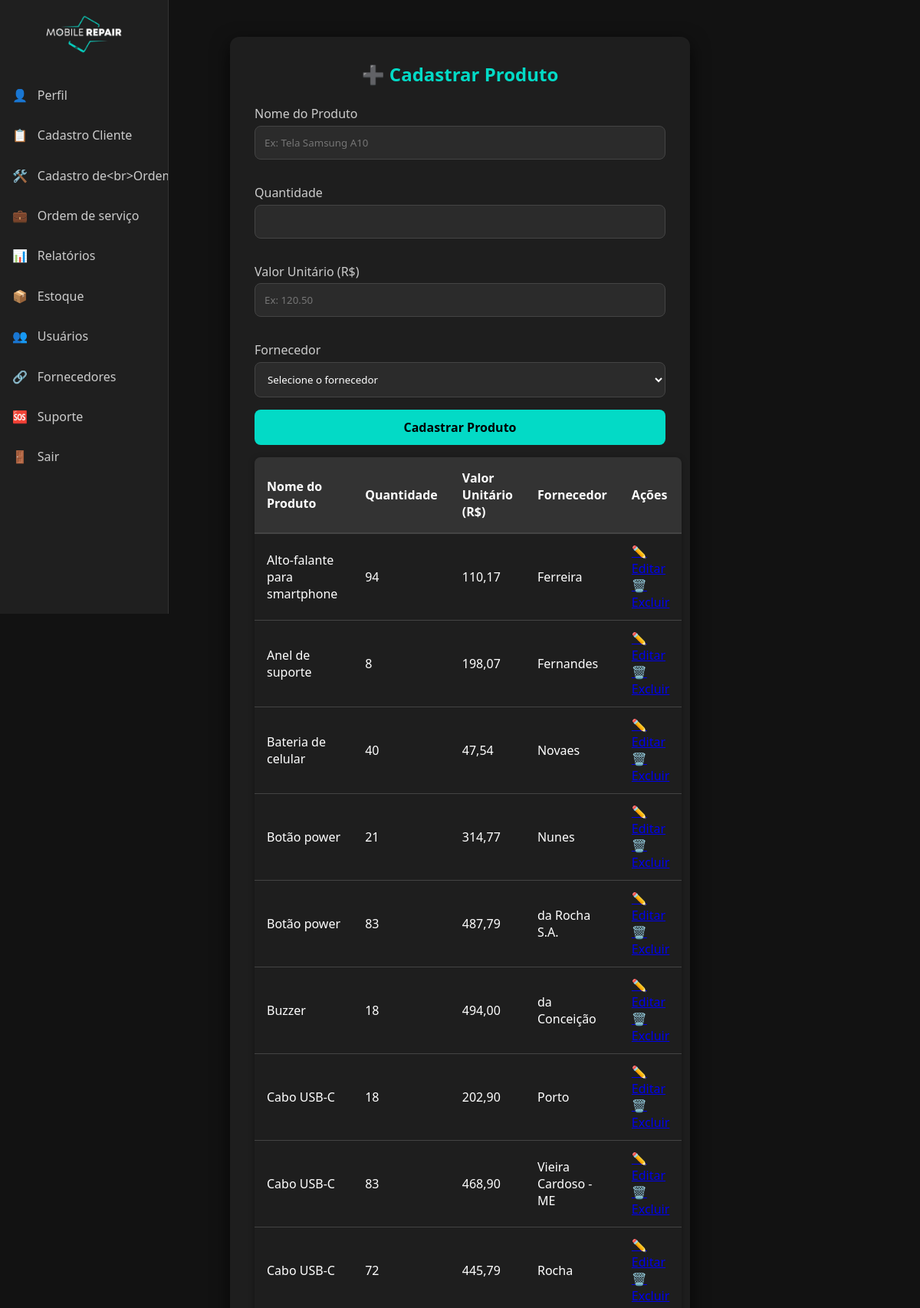
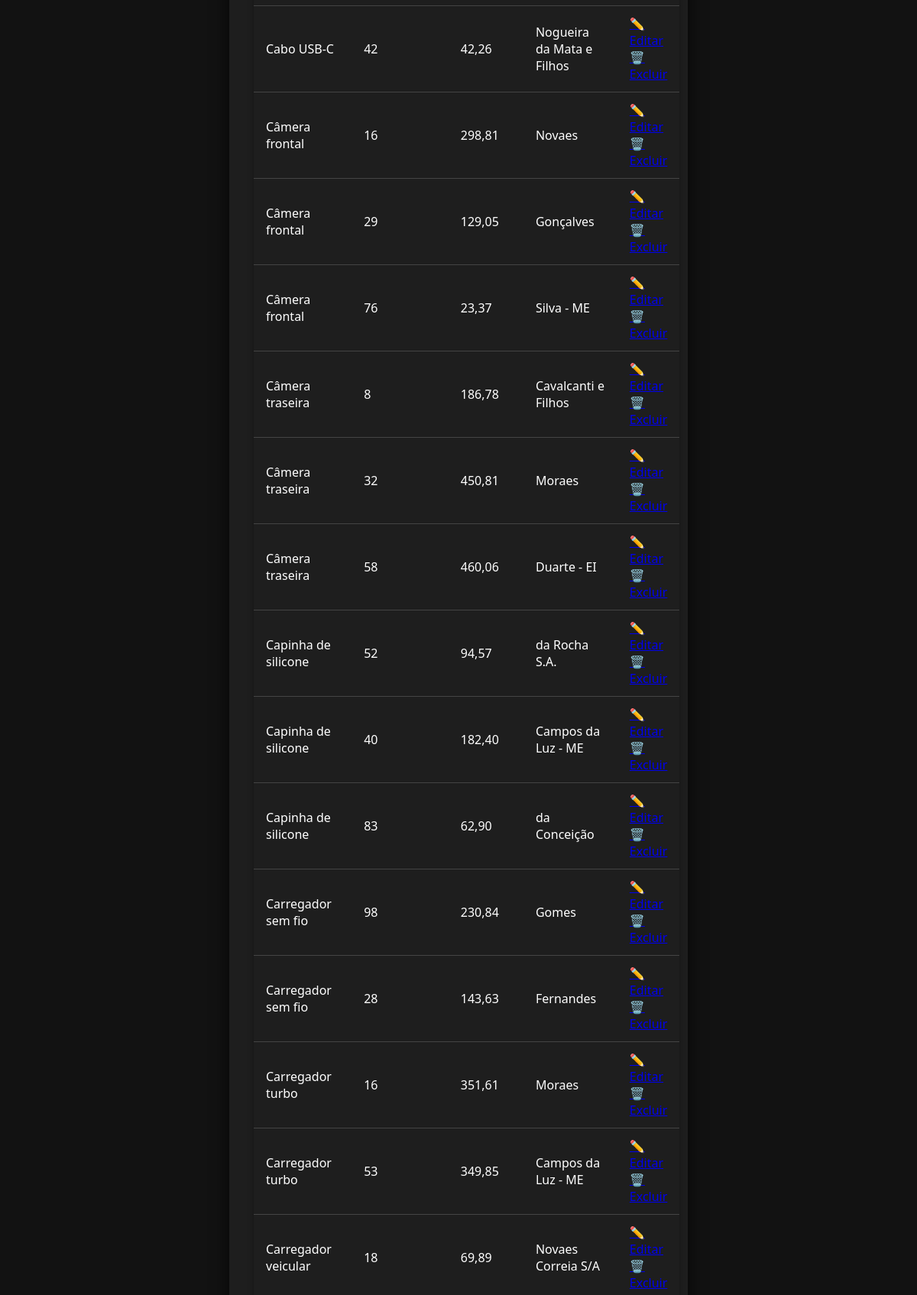
The app's page /estoque.php (signed in, upper part) with its own data (2 pictures, top to bottom).
### tables this page shows
CREATE TABLE `produto` (
  `id_produto` int(11) NOT NULL,
  `nome_produto` varchar(100) DEFAULT NULL,
  `valor` decimal(10,2) DEFAULT NULL,
  `idfornecedor` int(11) DEFAULT NULL,
  `idestoque` int(11) DEFAULT NULL
);

CREATE TABLE `estoque` (
  `id_estoque` int(11) NOT NULL AUTO_INCREMENT,
  `quantidade` int(11) DEFAULT NULL,
  PRIMARY KEY (`id_estoque`)
);

CREATE TABLE `fornecedor` (
  `id_fornecedor` int(11) NOT NULL,
  `nome_fornecedor` varchar(100) DEFAULT NULL,
  `telefone` varchar(20) DEFAULT NULL,
  `email` varchar(100) DEFAULT NULL
);

### estoque.php (the view, shortened to what this page needs)
<?php
require_once 'conexao.php';
$modoEdicao = false;
$editarProduto = null;
function buscarProdutos($pdo) {
    $sql = "SELECT p.id_produto, p.nome_produto, p.valor, f.nome_fornecedor, p.idfornecedor, e.quantidade, p.idestoque
            FROM produto p
            LEFT JOIN fornecedor f ON p.idfornecedor = f.id_fornecedor
            LEFT JOIN estoque e ON p.idestoque = e.id_estoque
            ORDER BY p.nome_produto";
    $stmt = $pdo->query($sql);
    return $stmt->fetchAll(PDO::FETCH_ASSOC);
}
$produtos = buscarProdutos($pdo);
$menus = [
    'Gerente' => [
        ['href' => 'dashboard.php', 'icon' => '👤', 'text' => 'Perfil'],
        ['href' => 'cadastro-cliente.php', 'icon' => '📋', 'text' => 'Cadastro Cliente'],
        ['href' => 'cadastro-ordem_serv.php', 'icon' => '🛠️', 'text' => 'Cadastro de<br>Ordem de Serviço'],
        ['href' => 'ordem_serv.php', 'icon' => '💼', 'text' => 'Ordem de serviço'],
        ['href' => 'relatorio.php', 'icon' => '📊', 'text' => 'Relatórios'],
        ['href' => 'estoque.php', 'icon' => '📦', 'text' => 'Estoque'],
        ['href' => 'usuarios.php', 'icon' => '👥', 'text' => 'Usuários'],
        ['href' => 'fornecedor.php', 'icon' => '🔗', 'text' => 'Fornecedores'],
        ['href' => 'suporte.php', 'icon' => '🆘', 'text' => 'Suporte'],
        ['href' => 'logout.php', 'icon' => '🚪', 'text' => 'Sair']
    ],
    'Atendente' => [
        ['href' => 'dashboard.php', 'icon' => '👤', 'text' => 'Perfil'],
        ['href' => 'cadastro-cliente.php', 'icon' => '📋', 'text' => 'Cadastro Cliente'],
        ['href' => 'cadastro-ordem_serv.php', 'icon' => '🛠️', 'text' => 'Cadastro de<br>Ordem de Serviço'],
        ['href' => 'ordem_serv.php', 'icon' => '💼', 'text' => 'Ordem de serviço'],
        ['href' => 'estoque.php', 'icon' => '📦', 'text' => 'Estoque'],
        ['href' => 'fornecedor.php', 'icon' => '🔗', 'text' => 'Fornecedores'],
        ['href' => 'suporte.php', 'icon' => '🆘', 'text' => 'Suporte'],
        ['href' => 'logout.php', 'icon' => '🚪', 'text' => 'Sair']
    ],
    'Tecnico' => [
        ['href' => 'dashboard.php', 'icon' => '👤', 'text' => 'Perfil'],
        ['href' => 'ordem_serv.php', 'icon' => '💼', 'text' => 'Ordem de serviço'],
        ['href' => 'suporte.php', 'icon' => '🆘', 'text' => 'Suporte'],
        ['href' => 'logout.php', 'icon' => '🚪', 'text' => 'Sair']
    ],
];
$menuItems = $_SESSION['cargo'] && isset($menus[$_SESSION['cargo']]) ? $menus[$_SESSION['cargo']] : [];
?>
<!DOCTYPE html>
<html lang="pt-br">
<head>
  <link rel="stylesheet" href="css/sidebar.css" />
  <link rel="stylesheet" href="css/estoque.css" />
  <link rel="stylesheet" href="css/form.css" />
</head>
<body>
  <nav class="sidebar">
    <div class="logo">
      <img src="img/logo.png" alt="Logo do sistema" />
    </div>
    <ul class="menu">
      <?php foreach ($menuItems as $item): ?>
        <li><a href="<?= htmlspecialchars($item['href']) ?>"><?= $item['icon'] ?> <span><?= htmlspecialchars($item['text']) ?></span></a></li>
      <?php endforeach; ?>
    </ul>
  </nav>
  <div class="form-container">
    <h2><?= $modoEdicao ? "✏️ Editar Produto" : "➕ Cadastrar Produto" ?></h2>
    <form method="POST" action="estoque.php">
      <label for="produto">Nome do Produto</label>
      <input type="text" id="produto" name="produto" placeholder="Ex: Tela Samsung A10" required
        value="<?= $modoEdicao ? htmlspecialchars($editarProduto['nome_produto']) : '' ?>" />
      <label for="quantidade">Quantidade</label>
      <input type="number" id="quantidade" name="quantidade" min="0" required
        value="<?= $modoEdicao ? htmlspecialchars($editarProduto['quantidade']) : '' ?>" />
      <label for="valor">Valor Unitário (R$)</label>
      <input type="text" id="valor" name="valor" placeholder="Ex: 120.50" required
        value="<?= $modoEdicao ? htmlspecialchars(number_format($editarProduto['valor'], 2, ',', '.')) : '' ?>" />
      <label for="fornecedor">Fornecedor</label>
      <select id="fornecedor" name="fornecedor" required>
        <option value="">Selecione o fornecedor</option>
      </select>
      <button type="submit"><?= $modoEdicao ? "Atualizar Produto" : "Cadastrar Produto" ?></button>
    </form>
    <table>
      <thead>
        <tr>
          <th>Nome do Produto</th>
          <th>Quantidade</th>
          <th>Valor Unitário (R$)</th>
          <th>Fornecedor</th>
          <th>Ações</th>
        </tr>
      </thead>
      <tbody>
        <?php if (count($produtos) === 0): ?>
          <tr><td colspan="5">Nenhum produto cadastrado.</td></tr>
        <?php else: ?>
          <?php foreach ($produtos as $prod): ?>
            <tr>
              <td><?= htmlspecialchars($prod['nome_produto']) ?></td>
              <td><?= intval($prod['quantidade']) ?></td>
              <td><?= number_format($prod['valor'], 2, ',', '.') ?></td>
              <td><?= htmlspecialchars($prod['nome_fornecedor'] ?? '-') ?></td>
              <td>
                <a href="estoque.php?editar=<?= $prod['id_produto'] ?>" class="acao-btn editar">✏️ Editar</a>
                <a href="javascript:void(0)" class="acao-btn excluir" onclick="confirmarExclusao(<?= $prod['id_produto'] ?>, '<?= addslashes($prod['nome_produto']) ?>')">🗑️ Excluir</a>
              </td>
            </tr>
          <?php endforeach; ?>
        <?php endif; ?>
      </tbody>
    </table>
  </div>
</body>
</html>

### css/sidebar.css (style rules this page uses)
.sidebar { position: fixed; top: 0; left: 0; width: 70px; height: 100vh; background-color: #1f1f1f; border-right: 1px solid #333; overflow: hidden; transition: width 0.3s ease; z-index: 1000; }
.sidebar .logo { padding: 1.2rem; text-align: center; }
.sidebar .logo img { width: 50px; transition: width 0.3s; }
.sidebar .menu { list-style: none; padding-top: -1rem; padding-left: 0; padding-right: 0; }
.sidebar .menu li { margin: 0.3rem 0; }
.sidebar .menu li a { display: flex; align-items: center; gap: 0.8rem; text-decoration: none; color: #ccc; padding: 0.8rem 1rem; border-radius: 6px; transition: background-color 0.3s, color 0.3s; white-space: nowrap; overflow: hidden; position: relative; }
.sidebar .menu li a span { opacity: 0; visibility: hidden; transition: opacity 0.3s ease; }

### css/estoque.css (style rules this page uses)
table { width: 100%; border-collapse: collapse; margin-top: 1rem; background-color: #1e1e1e; color: #fff; border-radius: 8px; overflow: hidden; box-shadow: 0 2px 8px rgba(0,0,0,0.3); }
thead { background-color: #333; }
thead th { padding: 1rem; text-align: left; font-weight: bold; border-bottom: 2px solid #444; }
tbody td { padding: 0.75rem 1rem; border-bottom: 1px solid #444; }

### css/form.css (style rules this page uses)
* { margin: 0; padding: 0; box-sizing: border-box; font-family: 'Segoe UI', Tahoma, Geneva, Verdana, sans-serif; }
body { background-color: #121212; color: #e0e0e0; min-height: 100vh; }
.form-container { background-color: #1e1e1e; padding: 2rem; border-radius: 12px; box-shadow: 0 8px 24px rgba(0, 0, 0, 0.7); width: 100%; max-width: 600px; margin: 3rem auto; animation: fadeIn 0.5s ease-in-out; }
h2 { margin-bottom: 1.5rem; color: #03dac6; text-align: center; }
form label { display: block; margin-top: 1rem; margin-bottom: 0.3rem; color: #ccc; }
input, textarea, select { width: 100%; padding: 0.75rem; border: 1px solid #444; border-radius: 8px; background-color: #2b2b2b; color: #fff; margin-bottom: 1rem; }
button { width: 100%; padding: 0.75rem; background-color: #03dac6; color: #000; font-weight: bold; border: none; border-radius: 8px; font-size: 1rem; cursor: pointer; transition: background-color 0.3s ease; }

### records on screen
produto: nome_produto "Alto-falante para smartphone", idestoque.quantidade "94", valor "110,17", idfornecedor.nome_fornecedor "Ferreira"
produto: nome_produto "Anel de suporte", idestoque.quantidade "8", valor "198,07", idfornecedor.nome_fornecedor "Fernandes"
produto: nome_produto "Bateria de celular", idestoque.quantidade "40", valor "47,54", idfornecedor.nome_fornecedor "Novaes"
produto: nome_produto "Botão power", idestoque.quantidade "21", valor "314,77", idfornecedor.nome_fornecedor "Nunes"
produto: nome_produto "Botão power", idestoque.quantidade "83", valor "487,79", idfornecedor.nome_fornecedor "da Rocha S.A."
produto: nome_produto "Buzzer", idestoque.quantidade "18", valor "494,00", idfornecedor.nome_fornecedor "da Conceição"
produto: nome_produto "Cabo USB-C", idestoque.quantidade "18", valor "202,90", idfornecedor.nome_fornecedor "Porto"
produto: nome_produto "Cabo USB-C", idestoque.quantidade "83", valor "468,90", idfornecedor.nome_fornecedor "Vieira Cardoso - ME"
produto: nome_produto "Cabo USB-C", idestoque.quantidade "72", valor "445,79", idfornecedor.nome_fornecedor "Rocha"
produto: nome_produto "Cabo USB-C", idestoque.quantidade "42", valor "42,26", idfornecedor.nome_fornecedor "Nogueira da Mata e Filhos"
produto: nome_produto "Câmera frontal", idestoque.quantidade "16", valor "298,81", idfornecedor.nome_fornecedor "Novaes"
produto: nome_produto "Câmera frontal", idestoque.quantidade "29", valor "129,05", idfornecedor.nome_fornecedor "Gonçalves"
produto: nome_produto "Câmera frontal", idestoque.quantidade "76", valor "23,37", idfornecedor.nome_fornecedor "Silva - ME"
produto: nome_produto "Câmera traseira", idestoque.quantidade "8", valor "186,78", idfornecedor.nome_fornecedor "Cavalcanti e Filhos"
produto: nome_produto "Câmera traseira", idestoque.quantidade "32", valor "450,81", idfornecedor.nome_fornecedor "Moraes"
produto: nome_produto "Câmera traseira", idestoque.quantidade "58", valor "460,06", idfornecedor.nome_fornecedor "Duarte - EI"
produto: nome_produto "Capinha de silicone", idestoque.quantidade "52", valor "94,57", idfornecedor.nome_fornecedor "da Rocha S.A."
produto: nome_produto "Capinha de silicone", idestoque.quantidade "40", valor "182,40", idfornecedor.nome_fornecedor "Campos da Luz - ME"
produto: nome_produto "Capinha de silicone", idestoque.quantidade "83", valor "62,90", idfornecedor.nome_fornecedor "da Conceição"
produto: nome_produto "Carregador sem fio", idestoque.quantidade "98", valor "230,84", idfornecedor.nome_fornecedor "Gomes"
produto: nome_produto "Carregador sem fio", idestoque.quantidade "28", valor "143,63", idfornecedor.nome_fornecedor "Fernandes"
produto: nome_produto "Carregador turbo", idestoque.quantidade "16", valor "351,61", idfornecedor.nome_fornecedor "Moraes"
produto: nome_produto "Carregador turbo", idestoque.quantidade "53", valor "349,85", idfornecedor.nome_fornecedor "Campos da Luz - ME"
produto: nome_produto "Carregador veicular", idestoque.quantidade "18", valor "69,89", idfornecedor.nome_fornecedor "Novaes Correia S/A"

### other values on screen
$item['icon'] "👤"
$item['text'] "Perfil"
$item['icon'] "📋"
$item['text'] "Cadastro Cliente"
$item['icon'] "🛠️"
$item['text'] "Cadastro…"
$item['icon'] "💼"
$item['text'] "Ordem de serviço"
$item['icon'] "📊"
$item['text'] "Relatórios"
$item['icon'] "📦"
$item['text'] "Estoque"
$item['icon'] "👥"
$item['text'] "Usuários"
$item['icon'] "🔗"
